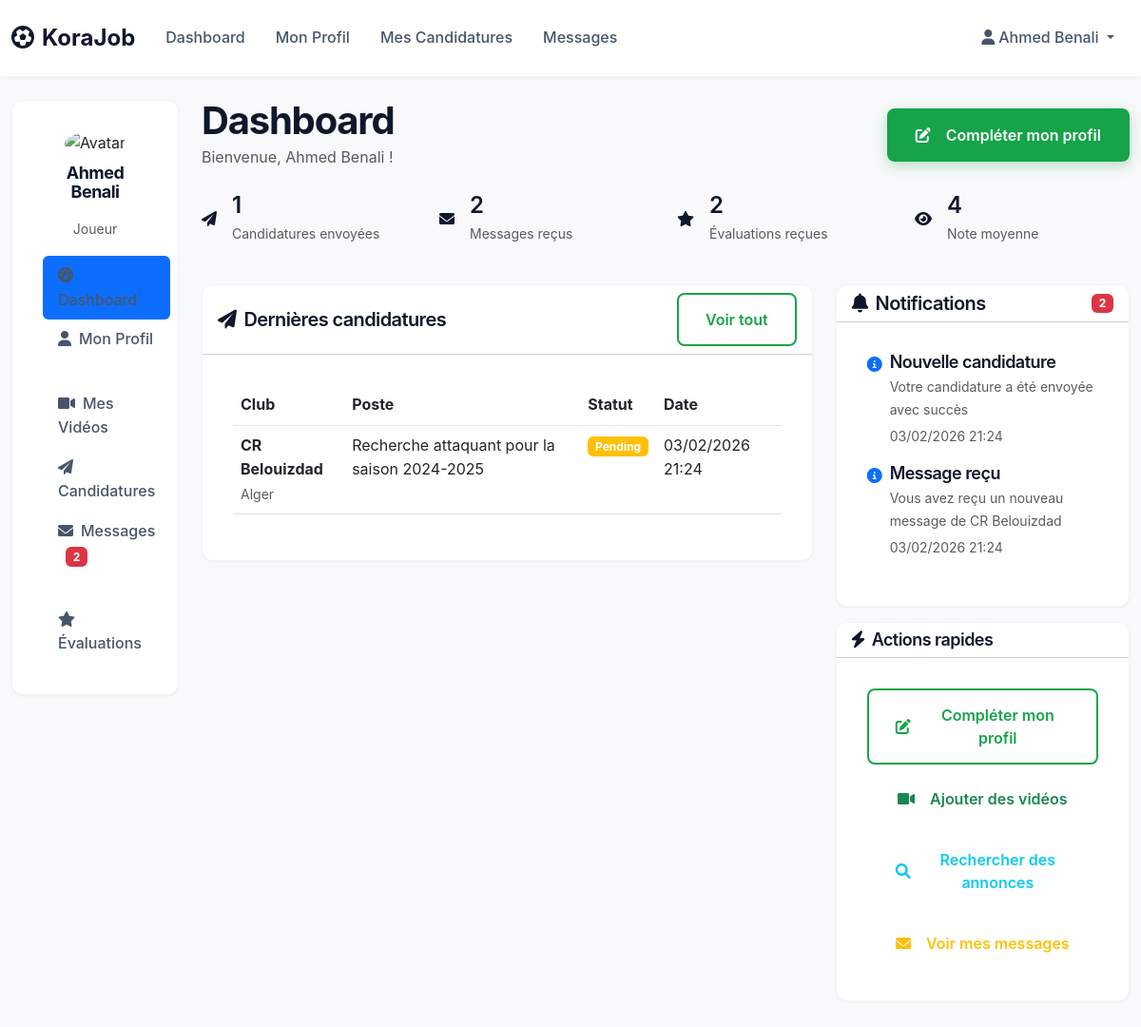
The page /joueur/dashboard.php (signed in) on the database its author committed.
### tables this page shows
CREATE TABLE IF NOT EXISTS joueurs (
    id INT AUTO_INCREMENT PRIMARY KEY,
    user_id INT NOT NULL,
    age INT,
    position VARCHAR(50),
    objectif TEXT,
    wilaya VARCHAR(100),
    niveau VARCHAR(50),
    taille DECIMAL(5,2),
    poids DECIMAL(5,2),
    pied_fort ENUM('droit', 'gauche', 'ambidextre'),
    video_url VARCHAR(500),
    description TEXT,
    rating DECIMAL(3,2) DEFAULT 0.00,
    FOREIGN KEY (user_id) REFERENCES users(id) ON DELETE CASCADE
);

CREATE TABLE IF NOT EXISTS users (
    id INT AUTO_INCREMENT PRIMARY KEY,
    nom VARCHAR(100) NOT NULL,
    email VARCHAR(100) UNIQUE NOT NULL,
    password VARCHAR(255) NOT NULL,
    user_type ENUM('joueur', 'entraineur', 'club', 'admin') NOT NULL,
    status ENUM('active', 'inactive', 'pending') DEFAULT 'pending',
    created_at TIMESTAMP DEFAULT CURRENT_TIMESTAMP,
    updated_at TIMESTAMP DEFAULT CURRENT_TIMESTAMP ON UPDATE CURRENT_TIMESTAMP
);

CREATE TABLE IF NOT EXISTS notifications (
    id INT AUTO_INCREMENT PRIMARY KEY,
    user_id INT NOT NULL,
    title VARCHAR(200) NOT NULL,
    message TEXT NOT NULL,
    type VARCHAR(50),
    is_read BOOLEAN DEFAULT FALSE,
    created_at TIMESTAMP DEFAULT CURRENT_TIMESTAMP,
    FOREIGN KEY (user_id) REFERENCES users(id) ON DELETE CASCADE
);

CREATE TABLE IF NOT EXISTS candidatures (
    id INT AUTO_INCREMENT PRIMARY KEY,
    joueur_id INT NOT NULL,
    annonce_id INT NOT NULL,
    message TEXT,
    status ENUM('pending', 'accepted', 'rejected') DEFAULT 'pending',
    created_at TIMESTAMP DEFAULT CURRENT_TIMESTAMP,
    FOREIGN KEY (joueur_id) REFERENCES joueurs(id) ON DELETE CASCADE,
    FOREIGN KEY (annonce_id) REFERENCES annonces(id) ON DELETE CASCADE
);

CREATE TABLE IF NOT EXISTS clubs (
    id INT AUTO_INCREMENT PRIMARY KEY,
    user_id INT NOT NULL,
    nom_club VARCHAR(200) NOT NULL,
    ville VARCHAR(100),
    wilaya VARCHAR(100),
    niveau VARCHAR(50),
    description TEXT,
    logo_url VARCHAR(500),
    site_web VARCHAR(200),
    telephone VARCHAR(20),
    email VARCHAR(100),
    FOREIGN KEY (user_id) REFERENCES users(id) ON DELETE CASCADE
);

CREATE TABLE IF NOT EXISTS annonces (
    id INT AUTO_INCREMENT PRIMARY KEY,
    club_id INT NOT NULL,
    titre VARCHAR(200) NOT NULL,
    description TEXT NOT NULL,
    position_recherchee VARCHAR(100),
    niveau_requis VARCHAR(50),
    age_min INT,
    age_max INT,
    wilaya VARCHAR(100),
    date_limite DATE,
    status ENUM('active', 'inactive', 'expired') DEFAULT 'active',
    created_at TIMESTAMP DEFAULT CURRENT_TIMESTAMP,
    FOREIGN KEY (club_id) REFERENCES clubs(id) ON DELETE CASCADE
);

### joueur/dashboard.php (the view, shortened to what the rows shown need)
<?php
require_once '../config/database.php';
require_once '../includes/functions.php';
$user_id = $_SESSION['user_id'];
$joueur = getJoueurProfile($pdo, $user_id);
$stats = [
    'annonces_vues' => 0,
    'candidatures_envoyees' => 0,
    'messages_recus' => 0,
    'evaluations_recues' => 0
];
try {
    $stmt = $pdo->prepare("SELECT COUNT(*) FROM candidatures WHERE joueur_id = ?");
    $stmt->execute([$joueur['id']]);
    $stats['candidatures_envoyees'] = $stmt->fetchColumn();
    $stmt = $pdo->prepare("SELECT COUNT(*) FROM messages WHERE receiver_id = ?");
    $stmt->execute([$user_id]);
    $stats['messages_recus'] = $stmt->fetchColumn();
    $stmt = $pdo->prepare("SELECT COUNT(*) FROM evaluations WHERE evaluated_id = ?");
    $stmt->execute([$user_id]);
    $stats['evaluations_recues'] = $stmt->fetchColumn();
    $stmt = $pdo->prepare("
        SELECT c.*, a.titre, a.description, cl.nom_club, cl.ville
        FROM candidatures c
        LEFT JOIN annonces a ON c.annonce_id = a.id
        LEFT JOIN clubs cl ON a.club_id = cl.id
        WHERE c.joueur_id = ?
        ORDER BY c.created_at DESC
        LIMIT 5
    ");
    $stmt->execute([$joueur['id']]);
    $candidatures = $stmt->fetchAll();
    $notifications = getUnreadNotifications($pdo, $user_id);
} catch (PDOException $e) {
    $error_message = 'Erreur lors du chargement des données';
}
?>
<!DOCTYPE html>
<html lang="fr">
<head>
    <link href="https://cdn.jsdelivr.net/npm/bootstrap@5.3.0/dist/css/bootstrap.min.css" rel="stylesheet">
    <link href="https://cdnjs.cloudflare.com/ajax/libs/font-awesome/6.0.0/css/all.min.css" rel="stylesheet">
    <link href="../assets/css/style.css" rel="stylesheet">
</head>
<body class="bg-light">
    <div class="container-fluid py-4">
        <div class="row">
            <div class="col-md-3 col-lg-2">
                <div class="card">
                    <div class="card-body">
                        <div class="text-center mb-3">
                            <img src="../assets/images/default-avatar.jpg" alt="Avatar"
                                 class="rounded-circle mb-2" width="80" height="80">
                            <h6 class="fw-bold"><?php echo htmlspecialchars($joueur['nom']); ?></h6>
                            <small class="text-muted">Joueur</small>
                        </div>
                        <ul class="nav nav-pills flex-column">
                            <li class="nav-item">
                                <a class="nav-link" href="messages.php">
                                    <i class="fas fa-envelope me-2"></i>Messages
                                    <?php if ($stats['messages_recus'] > 0): ?>
                                        <span class="badge bg-danger ms-2"><?php echo $stats['messages_recus']; ?></span>
                                    <?php endif; ?>
                                </a>
                            </li>
                        </ul>
                    </div>
                </div>
            </div>
            <div class="col-md-9 col-lg-10">
                <div class="d-flex justify-content-between align-items-center mb-4">
                    <div>
                        <h2 class="fw-bold mb-1">Dashboard</h2>
                        <p class="text-muted mb-0">Bienvenue, <?php echo htmlspecialchars($joueur['nom']); ?> !</p>
                    </div>
                </div>
                <div class="row mb-4">
                    <div class="col-md-3 mb-3">
                        <div class="dashboard-card success">
                            <div class="d-flex align-items-center">
                                <div>
                                    <h4 class="mb-1"><?php echo $stats['candidatures_envoyees']; ?></h4>
                                    <small class="text-muted">Candidatures envoyées</small>
                                </div>
                            </div>
                        </div>
                    </div>
                    <div class="col-md-3 mb-3">
                        <div class="dashboard-card info">
                            <div class="d-flex align-items-center">
                                <div>
                                    <h4 class="mb-1"><?php echo $stats['messages_recus']; ?></h4>
                                    <small class="text-muted">Messages reçus</small>
                                </div>
                            </div>
                        </div>
                    </div>
                    <div class="col-md-3 mb-3">
                        <div class="dashboard-card warning">
                            <div class="d-flex align-items-center">
                                <div>
                                    <h4 class="mb-1"><?php echo $stats['evaluations_recues']; ?></h4>
                                    <small class="text-muted">Évaluations reçues</small>
                                </div>
                            </div>
                        </div>
                    </div>
                    <div class="col-md-3 mb-3">
                        <div class="dashboard-card primary">
                            <div class="d-flex align-items-center">
                                <div>
                                    <h4 class="mb-1"><?php echo round($joueur['rating'] ?? 0, 1); ?></h4>
                                    <small class="text-muted">Note moyenne</small>
                                </div>
                            </div>
                        </div>
                    </div>
                </div>
                <div class="row">
                    <div class="col-lg-8 mb-4">
                        <div class="card">
                            <div class="card-body">
                                <?php if (empty($candidatures)): ?>
                                    <div class="text-center py-4">
                                        <i class="fas fa-paper-plane fa-3x text-muted mb-3"></i>
                                        <h6 class="text-muted">Aucune candidature envoyée</h6>
                                        <p class="text-muted">Commencez par parcourir les annonces disponibles</p>
                                        <a href="../joueurs.php" class="btn btn-primary">Voir les annonces</a>
                                    </div>
                                <?php else: ?>
                                    <div class="table-responsive">
                                        <table class="table table-hover">
                                            <thead>
                                                <tr>
                                                    <th>Club</th>
                                                    <th>Poste</th>
                                                    <th>Statut</th>
                                                    <th>Date</th>
                                                </tr>
                                            </thead>
                                            <tbody>
                                                <?php foreach ($candidatures as $candidature): ?>
                                                    <tr>
                                                        <td>
                                                            <div class="fw-bold"><?php echo htmlspecialchars($candidature['nom_club'] ?? 'N/A'); ?></div>
                                                            <small class="text-muted"><?php echo htmlspecialchars($candidature['ville'] ?? ''); ?></small>
                                                        </td>
                                                        <td><?php echo htmlspecialchars($candidature['titre'] ?? 'N/A'); ?></td>
                                                        <td>
                                                            <?php
                                                            $status_class = '';
                                                            switch ($candidature['status']) {
                                                                default:
                                                                    $status_class = 'warning';
                                                            }
                                                            ?>
                                                            <span class="badge bg-<?php echo $status_class; ?>">
                                                                <?php echo ucfirst($candidature['status']); ?>
                                                            </span>
                                                        </td>
                                                        <td><?php echo formatDate($candidature['created_at']); ?></td>
                                                    </tr>
                                                <?php endforeach; ?>
                                            </tbody>
                                        </table>
                                    </div>
                                <?php endif; ?>
                            </div>
                        </div>
                    </div>
                    <div class="col-lg-4 mb-4">
                        <div class="card">
                            <div class="card-body">
                                <?php if (empty($notifications)): ?>
                                    <div class="text-center py-3">
                                        <i class="fas fa-bell-slash fa-2x text-muted mb-2"></i>
                                        <p class="text-muted mb-0">Aucune notification</p>
                                    </div>
                                <?php else: ?>
                                    <?php foreach (array_slice($notifications, 0, 5) as $notification): ?>
                                        <div class="d-flex align-items-start mb-3">
                                            <div class="flex-shrink-0">
                                                <i class="fas fa-info-circle text-primary"></i>
                                            </div>
                                            <div class="flex-grow-1 ms-2">
                                                <h6 class="mb-1"><?php echo htmlspecialchars($notification['title']); ?></h6>
                                                <p class="small text-muted mb-1"><?php echo htmlspecialchars($notification['message']); ?></p>
                                                <small class="text-muted"><?php echo formatDate($notification['created_at']); ?></small>
                                            </div>
                                        </div>
                                    <?php endforeach; ?>
                                <?php endif; ?>
                            </div>
                        </div>
                    </div>
                </div>
            </div>
        </div>
    </div>
</body>
</html>

### rows shown on the page
joueurs: user.nom "Ahmed Benali", rating "4"
notifications: user "2", id "1", title "Nouvelle candidature", message "Votre candidature a été envoyée avec succès", created_at "03/02/2026 21:24"
candidatures: clubs.nom_club "CR Belouizdad", clubs.ville "Alger", annonce.titre "Recherche attaquant pour la saison 2024-2025", status "Pending", created_at "03/02/2026 21:24"
notifications: title "Message reçu", message "Vous avez reçu un nouveau message de CR Belouizdad", created_at "03/02/2026 21:24"

### other values the page prints
$_SESSION['user_name'] "Ahmed Benali"
count($notifications) "2"
